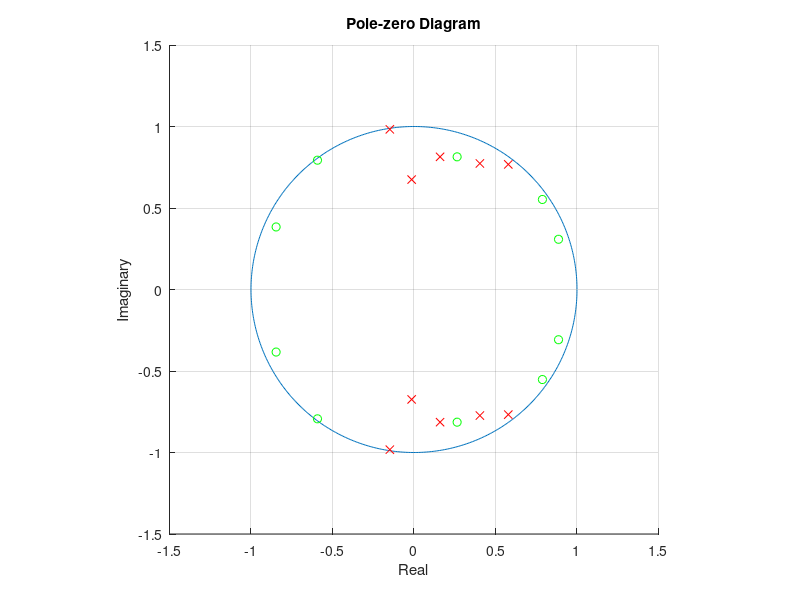
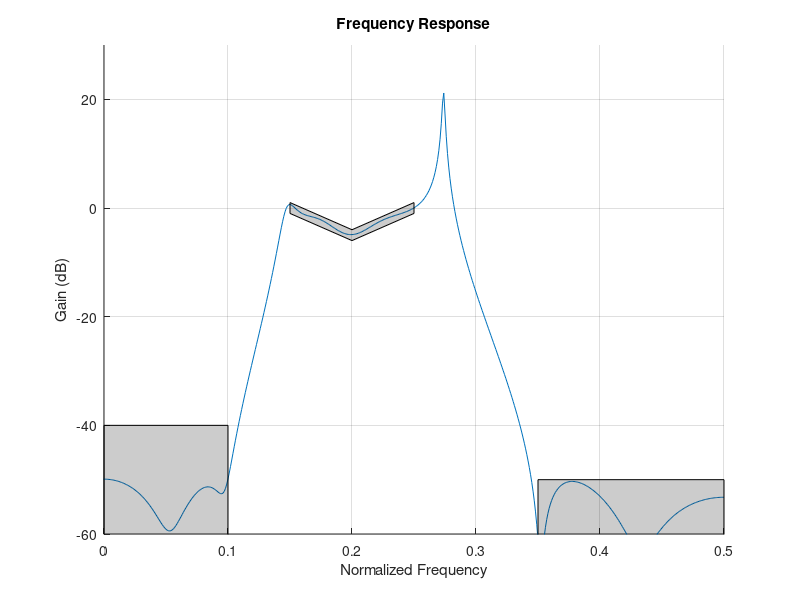

The MATLAB script that drew these images, in order:
% ECE 486 Lab #3 - Task #2
% Authors:
%   Christian Auspland
%   Matthew Blanchard
%   Ben Grooms
% 
% This script stores the working pole/zero values obtained from the
% filter_design or filter_design_alt scripts, for plotting and later
% reference.

final_poles = [ ...
    0.404069767441861 + 0.773255813953489i, ...
    0.404069767441861 - 0.773255813953489i, ...
    0.578488372093023 + 0.767441860465116i, ...
    0.578488372093023 - 0.767441860465116i, ...
   -0.148255813953488 + 0.982558139534884i, ...
   -0.148255813953488 - 0.982558139534884i, ...
    0.159883720930233 + 0.813953488372094i, ...
    0.159883720930233 - 0.813953488372094i, ...
   -0.0145348837209303 + 0.674418604651163i, ...
   -0.0145348837209303 - 0.674418604651163i, ...
];

final_zeros = [ ...
    0.886627906976744 + 0.308139534883721i, ...
    0.886627906976744 - 0.308139534883721i, ...
    0.787790697674418 + 0.552325581395349i, ...
    0.787790697674418 - 0.552325581395349i, ...
   -0.845930232558140 + 0.383720930232558i, ...
   -0.845930232558140 - 0.383720930232558i, ...
   -0.592185053361829 + 0.793357966226374i, ...
   -0.592185053361829 - 0.793357966226374i, ...
    0.264534883720930 + 0.813953488372093i, ...
    0.264534883720930 - 0.813953488372093i, ...
];

% Unit circle
w = 0:1e-2:2*pi;
unit_circle = 1.0 .* exp(1j .* w);

% Pole-zero diagram
fig_pz_final = figure();
ax_pz_final = axes('Parent', fig_pz_final);
hold(ax_pz_final, 'on');
plot(ax_pz_final, real(unit_circle), imag(unit_circle));
plot(ax_pz_final, real(final_poles), imag(final_poles), 'rx');
plot(ax_pz_final, real(final_zeros), imag(final_zeros), 'go');
axis(ax_pz_final, 'square');
axis(ax_pz_final, [-1.5 1.5 -1.5 1.5]);
grid(ax_pz_final, 'on');
xlabel(ax_pz_final, 'Real');
ylabel(ax_pz_final, 'Imaginary');
title(ax_pz_final, 'Pole-zero Diagram');

% Create plot for the filter response
fig_response_final = figure();
ax_response_final = axes('Parent', fig_response_final);
hold(ax_response_final, 'on');
xlim(ax_response_final, [0 0.5]);
ylim(ax_response_final, [-60 30]);
xlabel(ax_response_final, 'Normalized Frequency');
ylabel(ax_response_final, 'Gain (dB)');
title(ax_response_final, 'Frequency Response');
grid(ax_response_final, 'on');

% Plot the frequency response of the entire filter
filt_num = poly(final_zeros);
filt_den = poly(final_poles);
k = 1 ./ filternorm(filt_num, filt_den);

f = -0.5:1e-3:0.5;
z = exp(-1j .* 2 .* pi .* f);
H = k .* (polyval(filt_num, z) ./ polyval(filt_den, z));
Hdb = 20 .* log10(abs(H));

cla(ax_response_final);
plot(ax_response_final, f, Hdb);

% Add regions of interest
region_1 = fill(ax_response_final, [0, 0, 0.1, 0.1], [-500, -40, -40, -500], 'k');
set(region_1, 'facealpha', 0.2);
region_2 = fill(ax_response_final, [0.15, 0.15, 0.2, 0.25, 0.25, 0.2], [1, -1, -6, -1, 1, -4], 'k');
set(region_2, 'facealpha', 0.2);
region_3 = fill(ax_response_final, [0.35, 0.35, 0.5, 0.5], [-500, -50, -50, -500], 'k');
set(region_3, 'facealpha', 0.2);
